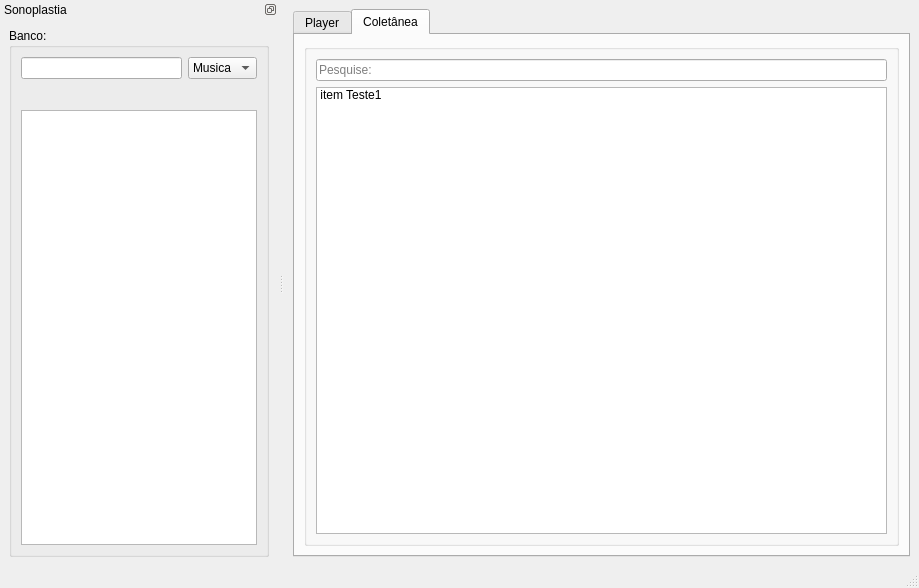
<?xml version="1.0" encoding="UTF-8"?>
<ui version="4.0">
 <class>MainWindow</class>
 <widget class="QMainWindow" name="MainWindow">
  <property name="geometry">
   <rect>
    <x>0</x>
    <y>0</y>
    <width>919</width>
    <height>588</height>
   </rect>
  </property>
  <property name="contextMenuPolicy">
   <enum>Qt::ActionsContextMenu</enum>
  </property>
  <property name="windowTitle">
   <string>Sn7.0.1</string>
  </property>
  <widget class="QWidget" name="centralwidget">
   <layout class="QHBoxLayout" name="horizontalLayout_12">
    <item>
     <widget class="QTabWidget" name="tabWidget">
      <property name="toolTip">
       <string/>
      </property>
      <property name="tabShape">
       <enum>QTabWidget::Rounded</enum>
      </property>
      <property name="currentIndex">
       <number>1</number>
      </property>
      <property name="documentMode">
       <bool>false</bool>
      </property>
      <property name="tabsClosable">
       <bool>false</bool>
      </property>
      <property name="movable">
       <bool>true</bool>
      </property>
      <property name="tabBarAutoHide">
       <bool>false</bool>
      </property>
      <widget class="QWidget" name="tab">
       <attribute name="title">
        <string>Player</string>
       </attribute>
       <layout class="QHBoxLayout" name="horizontalLayout_13">
        <item>
         <layout class="QVBoxLayout" name="verticalLayout_9">
          <item>
           <widget class="QGroupBox" name="groupBox_2">
            <property name="title">
             <string/>
            </property>
            <layout class="QHBoxLayout" name="horizontalLayout_6">
             <item>
              <layout class="QVBoxLayout" name="verticalLayout_7">
               <item>
                <layout class="QVBoxLayout" name="verticalLayout_6">
                 <item>
                  <widget class="QFrame" name="frameVideo">
                   <property name="minimumSize">
                    <size>
                     <width>301</width>
                     <height>211</height>
                    </size>
                   </property>
                   <property name="frameShape">
                    <enum>QFrame::Box</enum>
                   </property>
                   <property name="frameShadow">
                    <enum>QFrame::Raised</enum>
                   </property>
                   <layout class="QVBoxLayout" name="verticalLayout_3">
                    <item>
                     <widget class="QLabel" name="imagemMidia">
                      <property name="text">
                       <string/>
                      </property>
                      <property name="pixmap">
                       <pixmap>icones/play.png</pixmap>
                      </property>
                      <property name="scaledContents">
                       <bool>false</bool>
                      </property>
                      <property name="alignment">
                       <set>Qt::AlignCenter</set>
                      </property>
                      <property name="wordWrap">
                       <bool>false</bool>
                      </property>
                      <property name="openExternalLinks">
                       <bool>false</bool>
                      </property>
                     </widget>
                    </item>
                   </layout>
                  </widget>
                 </item>
                 <item alignment="Qt::AlignHCenter">
                  <widget class="QLabel" name="texto">
                   <property name="toolTip">
                    <string>&lt;html&gt;&lt;head/&gt;&lt;body&gt;&lt;p&gt;&lt;br/&gt;&lt;/p&gt;&lt;/body&gt;&lt;/html&gt;</string>
                   </property>
                   <property name="whatsThis">
                    <string>&lt;html&gt;&lt;head/&gt;&lt;body&gt;&lt;p align=&quot;center&quot;&gt;tt&lt;/p&gt;&lt;/body&gt;&lt;/html&gt;</string>
                   </property>
                   <property name="text">
                    <string>Parado</string>
                   </property>
                  </widget>
                 </item>
                 <item>
                  <layout class="QVBoxLayout" name="verticalLayout_5">
                   <item>
                    <widget class="QSlider" name="slideMusica">
                     <property name="minimumSize">
                      <size>
                       <width>314</width>
                       <height>22</height>
                      </size>
                     </property>
                     <property name="toolTip">
                      <string/>
                     </property>
                     <property name="pageStep">
                      <number>1</number>
                     </property>
                     <property name="orientation">
                      <enum>Qt::Horizontal</enum>
                     </property>
                    </widget>
                   </item>
                   <item>
                    <layout class="QHBoxLayout" name="horizontalLayout">
                     <item>
                      <spacer name="horizontalSpacer_2">
                       <property name="orientation">
                        <enum>Qt::Horizontal</enum>
                       </property>
                       <property name="sizeHint" stdset="0">
                        <size>
                         <width>40</width>
                         <height>20</height>
                        </size>
                       </property>
                      </spacer>
                     </item>
                     <item>
                      <widget class="QPushButton" name="botaoPlay">
                       <property name="toolTip">
                        <string>&lt;html&gt;&lt;head/&gt;&lt;body&gt;&lt;p&gt;play/pause&lt;/p&gt;&lt;/body&gt;&lt;/html&gt;</string>
                       </property>
                       <property name="styleSheet">
                        <string notr="true"/>
                       </property>
                       <property name="text">
                        <string/>
                       </property>
                       <property name="icon">
                        <iconset>
                         <normaloff>icones/play.png</normaloff>icones/play.png</iconset>
                       </property>
                       <property name="iconSize">
                        <size>
                         <width>18</width>
                         <height>18</height>
                        </size>
                       </property>
                       <property name="autoRepeat">
                        <bool>false</bool>
                       </property>
                      </widget>
                     </item>
                     <item>
                      <widget class="QPushButton" name="botaoStop">
                       <property name="toolTip">
                        <string>&lt;html&gt;&lt;head/&gt;&lt;body&gt;&lt;p&gt;stop&lt;/p&gt;&lt;/body&gt;&lt;/html&gt;</string>
                       </property>
                       <property name="styleSheet">
                        <string notr="true"/>
                       </property>
                       <property name="text">
                        <string/>
                       </property>
                       <property name="icon">
                        <iconset>
                         <normaloff>icones/stop.png</normaloff>icones/stop.png</iconset>
                       </property>
                       <property name="iconSize">
                        <size>
                         <width>18</width>
                         <height>18</height>
                        </size>
                       </property>
                       <property name="autoRepeat">
                        <bool>false</bool>
                       </property>
                      </widget>
                     </item>
                     <item>
                      <widget class="QPushButton" name="botaoRedimencionar">
                       <property name="toolTip">
                        <string>&lt;html&gt;&lt;head/&gt;&lt;body&gt;&lt;p&gt;Ocultar Tela secundária&lt;/p&gt;&lt;/body&gt;&lt;/html&gt;</string>
                       </property>
                       <property name="styleSheet">
                        <string notr="true"/>
                       </property>
                       <property name="text">
                        <string/>
                       </property>
                       <property name="icon">
                        <iconset>
                         <normaloff>icones/94519.png</normaloff>icones/94519.png</iconset>
                       </property>
                       <property name="iconSize">
                        <size>
                         <width>18</width>
                         <height>18</height>
                        </size>
                       </property>
                       <property name="checkable">
                        <bool>true</bool>
                       </property>
                       <property name="checked">
                        <bool>false</bool>
                       </property>
                       <property name="autoRepeat">
                        <bool>false</bool>
                       </property>
                      </widget>
                     </item>
                     <item>
                      <widget class="QPushButton" name="botaoPlayList">
                       <property name="toolTip">
                        <string>&lt;html&gt;&lt;head/&gt;&lt;body&gt;&lt;p&gt;Ativa a playlist&lt;/p&gt;&lt;/body&gt;&lt;/html&gt;</string>
                       </property>
                       <property name="styleSheet">
                        <string notr="true"/>
                       </property>
                       <property name="text">
                        <string/>
                       </property>
                       <property name="icon">
                        <iconset>
                         <normaloff>icones/playlist-2223100-1861902.webp</normaloff>icones/playlist-2223100-1861902.webp</iconset>
                       </property>
                       <property name="iconSize">
                        <size>
                         <width>18</width>
                         <height>18</height>
                        </size>
                       </property>
                       <property name="checkable">
                        <bool>true</bool>
                       </property>
                       <property name="checked">
                        <bool>false</bool>
                       </property>
                       <property name="autoRepeat">
                        <bool>false</bool>
                       </property>
                      </widget>
                     </item>
                     <item>
                      <widget class="QPushButton" name="botaoIniciarPlayback">
                       <property name="toolTip">
                        <string>&lt;html&gt;&lt;head/&gt;&lt;body&gt;&lt;p&gt;Iniciar com playback caso possivel&lt;/p&gt;&lt;/body&gt;&lt;/html&gt;</string>
                       </property>
                       <property name="styleSheet">
                        <string notr="true"/>
                       </property>
                       <property name="text">
                        <string/>
                       </property>
                       <property name="icon">
                        <iconset>
                         <normaloff>icones/playback.png</normaloff>icones/playback.png</iconset>
                       </property>
                       <property name="iconSize">
                        <size>
                         <width>18</width>
                         <height>18</height>
                        </size>
                       </property>
                       <property name="checkable">
                        <bool>true</bool>
                       </property>
                       <property name="checked">
                        <bool>false</bool>
                       </property>
                       <property name="autoRepeat">
                        <bool>false</bool>
                       </property>
                      </widget>
                     </item>
                     <item>
                      <spacer name="horizontalSpacer">
                       <property name="orientation">
                        <enum>Qt::Horizontal</enum>
                       </property>
                       <property name="sizeHint" stdset="0">
                        <size>
                         <width>40</width>
                         <height>20</height>
                        </size>
                       </property>
                      </spacer>
                     </item>
                    </layout>
                   </item>
                  </layout>
                 </item>
                </layout>
               </item>
               <item>
                <layout class="QHBoxLayout" name="horizontalLayout_5">
                 <item>
                  <layout class="QHBoxLayout" name="horizontalLayout_3">
                   <item>
                    <widget class="QLabel" name="label">
                     <property name="maximumSize">
                      <size>
                       <width>21</width>
                       <height>21</height>
                      </size>
                     </property>
                     <property name="text">
                      <string/>
                     </property>
                     <property name="pixmap">
                      <pixmap>icones/note-beam.png</pixmap>
                     </property>
                     <property name="scaledContents">
                      <bool>true</bool>
                     </property>
                    </widget>
                   </item>
                   <item>
                    <widget class="QComboBox" name="comboMusica">
                     <property name="toolTip">
                      <string>&lt;html&gt;&lt;head/&gt;&lt;body&gt;&lt;p&gt;trilha de audio, normalmente exibe Normal/Playback&lt;/p&gt;&lt;/body&gt;&lt;/html&gt;</string>
                     </property>
                     <property name="editable">
                      <bool>true</bool>
                     </property>
                     <property name="currentIndex">
                      <number>-1</number>
                     </property>
                     <property name="sizeAdjustPolicy">
                      <enum>QComboBox::AdjustToContents</enum>
                     </property>
                     <property name="frame">
                      <bool>true</bool>
                     </property>
                    </widget>
                   </item>
                  </layout>
                 </item>
                 <item>
                  <layout class="QHBoxLayout" name="horizontalLayout_4">
                   <item>
                    <widget class="QLabel" name="label_2">
                     <property name="maximumSize">
                      <size>
                       <width>21</width>
                       <height>31</height>
                      </size>
                     </property>
                     <property name="text">
                      <string/>
                     </property>
                     <property name="pixmap">
                      <pixmap>icones/legendas.png</pixmap>
                     </property>
                     <property name="scaledContents">
                      <bool>true</bool>
                     </property>
                    </widget>
                   </item>
                   <item>
                    <widget class="QComboBox" name="comboLegenda">
                     <property name="toolTip">
                      <string>&lt;html&gt;&lt;head/&gt;&lt;body&gt;&lt;p&gt;Legendas&lt;/p&gt;&lt;/body&gt;&lt;/html&gt;</string>
                     </property>
                     <property name="editable">
                      <bool>true</bool>
                     </property>
                     <property name="currentText">
                      <string/>
                     </property>
                     <property name="currentIndex">
                      <number>-1</number>
                     </property>
                     <property name="sizeAdjustPolicy">
                      <enum>QComboBox::AdjustToContents</enum>
                     </property>
                     <property name="frame">
                      <bool>true</bool>
                     </property>
                    </widget>
                   </item>
                   <item>
                    <layout class="QHBoxLayout" name="horizontalLayout_7">
                     <item>
                      <widget class="QPushButton" name="botaoVolume">
                       <property name="toolTip">
                        <string>&lt;html&gt;&lt;head/&gt;&lt;body&gt;&lt;p&gt;Mute&lt;/p&gt;&lt;p&gt;&lt;br/&gt;&lt;/p&gt;&lt;/body&gt;&lt;/html&gt;</string>
                       </property>
                       <property name="styleSheet">
                        <string notr="true"/>
                       </property>
                       <property name="text">
                        <string/>
                       </property>
                       <property name="icon">
                        <iconset>
                         <normaloff>icones/iconfinder-volume-max-sound-speaker-audio-4593170_122277.ico</normaloff>icones/iconfinder-volume-max-sound-speaker-audio-4593170_122277.ico</iconset>
                       </property>
                       <property name="iconSize">
                        <size>
                         <width>18</width>
                         <height>18</height>
                        </size>
                       </property>
                       <property name="autoRepeat">
                        <bool>false</bool>
                       </property>
                      </widget>
                     </item>
                    </layout>
                   </item>
                  </layout>
                 </item>
                </layout>
               </item>
              </layout>
             </item>
             <item>
              <widget class="QListWidget" name="listaTrecho">
               <property name="minimumSize">
                <size>
                 <width>251</width>
                 <height>320</height>
                </size>
               </property>
               <property name="toolTip">
                <string>&lt;html&gt;&lt;head/&gt;&lt;body&gt;&lt;p&gt;Exibe os trechos da midia caso exista.&lt;/p&gt;&lt;/body&gt;&lt;/html&gt;</string>
               </property>
              </widget>
             </item>
            </layout>
           </widget>
          </item>
          <item>
           <widget class="QGroupBox" name="groupBox_3">
            <property name="title">
             <string>Playlist</string>
            </property>
            <layout class="QHBoxLayout" name="horizontalLayout_9">
             <item>
              <layout class="QVBoxLayout" name="verticalLayout_8">
               <item>
                <layout class="QHBoxLayout" name="horizontalLayout_8">
                 <item>
                  <widget class="QToolButton" name="botaoAdicionar">
                   <property name="toolTip">
                    <string>&lt;html&gt;&lt;head/&gt;&lt;body&gt;&lt;p&gt;Adicionar midia externa&lt;/p&gt;&lt;/body&gt;&lt;/html&gt;</string>
                   </property>
                   <property name="styleSheet">
                    <string notr="true">border-radius: 10px;</string>
                   </property>
                   <property name="text">
                    <string/>
                   </property>
                   <property name="icon">
                    <iconset>
                     <normaloff>icones/add-icon.png</normaloff>icones/add-icon.png</iconset>
                   </property>
                  </widget>
                 </item>
                 <item>
                  <widget class="QToolButton" name="botaoRemover">
                   <property name="toolTip">
                    <string>&lt;html&gt;&lt;head/&gt;&lt;body&gt;&lt;p&gt;Remover item da lista&lt;/p&gt;&lt;/body&gt;&lt;/html&gt;</string>
                   </property>
                   <property name="styleSheet">
                    <string notr="true">border-radius: 10px;</string>
                   </property>
                   <property name="text">
                    <string/>
                   </property>
                   <property name="icon">
                    <iconset>
                     <normaloff>icones/remove-symbol_icon-icons.com_73439.ico</normaloff>icones/remove-symbol_icon-icons.com_73439.ico</iconset>
                   </property>
                  </widget>
                 </item>
                 <item>
                  <widget class="QToolButton" name="botaoYoutube">
                   <property name="toolTip">
                    <string>&lt;html&gt;&lt;head/&gt;&lt;body&gt;&lt;p&gt;Remover item da lista&lt;/p&gt;&lt;/body&gt;&lt;/html&gt;</string>
                   </property>
                   <property name="styleSheet">
                    <string notr="true">border-radius: 10px;</string>
                   </property>
                   <property name="text">
                    <string/>
                   </property>
                   <property name="icon">
                    <iconset>
                     <normaloff>icones/remove-symbol_icon-icons.com_73439.ico</normaloff>icones/remove-symbol_icon-icons.com_73439.ico</iconset>
                   </property>
                  </widget>
                 </item>
                 <item>
                  <spacer name="horizontalSpacer_3">
                   <property name="orientation">
                    <enum>Qt::Horizontal</enum>
                   </property>
                   <property name="sizeHint" stdset="0">
                    <size>
                     <width>40</width>
                     <height>20</height>
                    </size>
                   </property>
                  </spacer>
                 </item>
                </layout>
               </item>
               <item>
                <widget class="QListWidget" name="listaPlaylist">
                 <property name="toolTip">
                  <string>&lt;html&gt;&lt;head/&gt;&lt;body&gt;&lt;p&gt;lista de midia&lt;/p&gt;&lt;/body&gt;&lt;/html&gt;</string>
                 </property>
                </widget>
               </item>
              </layout>
             </item>
            </layout>
           </widget>
          </item>
         </layout>
        </item>
       </layout>
      </widget>
      <widget class="QWidget" name="tabColetaneas">
       <attribute name="title">
        <string>Coletânea</string>
       </attribute>
       <layout class="QVBoxLayout" name="verticalLayout_11">
        <item>
         <widget class="QGroupBox" name="boxListaColetanea">
          <property name="title">
           <string/>
          </property>
          <property name="checkable">
           <bool>false</bool>
          </property>
          <layout class="QVBoxLayout" name="verticalLayout_10">
           <item>
            <layout class="QVBoxLayout" name="verticalLayout_4">
             <item>
              <widget class="QLineEdit" name="lineEdit">
               <property name="inputMask">
                <string/>
               </property>
               <property name="text">
                <string/>
               </property>
               <property name="placeholderText">
                <string>Pesquise:</string>
               </property>
              </widget>
             </item>
             <item>
              <widget class="QListWidget" name="lista_coletanea">
               <property name="iconSize">
                <size>
                 <width>172</width>
                 <height>250</height>
                </size>
               </property>
               <property name="movement">
                <enum>QListView::Static</enum>
               </property>
               <property name="resizeMode">
                <enum>QListView::Adjust</enum>
               </property>
               <property name="layoutMode">
                <enum>QListView::Batched</enum>
               </property>
               <property name="spacing">
                <number>2</number>
               </property>
               <property name="viewMode">
                <enum>QListView::IconMode</enum>
               </property>
               <property name="modelColumn">
                <number>0</number>
               </property>
               <property name="uniformItemSizes">
                <bool>true</bool>
               </property>
               <property name="wordWrap">
                <bool>false</bool>
               </property>
               <property name="sortingEnabled">
                <bool>false</bool>
               </property>
               <item>
                <property name="text">
                 <string>item Teste1</string>
                </property>
                <property name="icon">
                 <iconset>
                  <normalon>iconesColetanea/adoradores.jpg</normalon>
                 </iconset>
                </property>
               </item>
              </widget>
             </item>
            </layout>
           </item>
          </layout>
         </widget>
        </item>
       </layout>
      </widget>
     </widget>
    </item>
   </layout>
  </widget>
  <widget class="QStatusBar" name="statusbar"/>
  <widget class="QDockWidget" name="dockWidget_2">
   <property name="features">
    <set>QDockWidget::DockWidgetFloatable|QDockWidget::DockWidgetMovable</set>
   </property>
   <property name="allowedAreas">
    <set>Qt::LeftDockWidgetArea|Qt::RightDockWidgetArea</set>
   </property>
   <property name="windowTitle">
    <string>Sonoplastia</string>
   </property>
   <attribute name="dockWidgetArea">
    <number>1</number>
   </attribute>
   <widget class="QWidget" name="dockWidgetContents_2">
    <layout class="QHBoxLayout" name="horizontalLayout_10">
     <item>
      <widget class="QGroupBox" name="groupBox">
       <property name="toolTip">
        <string>&lt;html&gt;&lt;head/&gt;&lt;body&gt;&lt;p&gt;Banco de dados&lt;/p&gt;&lt;/body&gt;&lt;/html&gt;</string>
       </property>
       <property name="title">
        <string>Banco:</string>
       </property>
       <layout class="QHBoxLayout" name="horizontalLayout_11">
        <item>
         <layout class="QVBoxLayout" name="verticalLayout_2">
          <item>
           <layout class="QHBoxLayout" name="horizontalLayout_2">
            <item>
             <widget class="QLineEdit" name="areaBusca">
              <property name="toolTip">
               <string>&lt;html&gt;&lt;head/&gt;&lt;body&gt;&lt;p&gt;Clique Enter para procurar&lt;/p&gt;&lt;/body&gt;&lt;/html&gt;</string>
              </property>
             </widget>
            </item>
            <item>
             <widget class="QComboBox" name="comboBanco">
              <item>
               <property name="text">
                <string>Musica</string>
               </property>
              </item>
              <item>
               <property name="text">
                <string>Trecho</string>
               </property>
              </item>
              <item>
               <property name="text">
                <string>Album</string>
               </property>
              </item>
             </widget>
            </item>
           </layout>
          </item>
          <item>
           <widget class="QToolButton" name="botaoAdicionar_2">
            <property name="toolTip">
             <string>&lt;html&gt;&lt;head/&gt;&lt;body&gt;&lt;p&gt;Adicionar a playList&lt;/p&gt;&lt;/body&gt;&lt;/html&gt;</string>
            </property>
            <property name="styleSheet">
             <string notr="true">border-radius: 10px;</string>
            </property>
            <property name="text">
             <string/>
            </property>
            <property name="icon">
             <iconset>
              <normaloff>icones/add-icon.png</normaloff>icones/add-icon.png</iconset>
            </property>
           </widget>
          </item>
          <item>
           <layout class="QVBoxLayout" name="verticalLayout">
            <item>
             <widget class="QListWidget" name="listaBanco">
              <property name="contextMenuPolicy">
               <enum>Qt::ActionsContextMenu</enum>
              </property>
              <property name="acceptDrops">
               <bool>true</bool>
              </property>
              <property name="toolTip">
               <string>&lt;html&gt;&lt;head/&gt;&lt;body&gt;&lt;p&gt;intens procurados&lt;/p&gt;&lt;/body&gt;&lt;/html&gt;</string>
              </property>
             </widget>
            </item>
           </layout>
          </item>
         </layout>
        </item>
       </layout>
      </widget>
     </item>
    </layout>
   </widget>
  </widget>
 </widget>
 <resources/>
 <connections/>
</ui>
